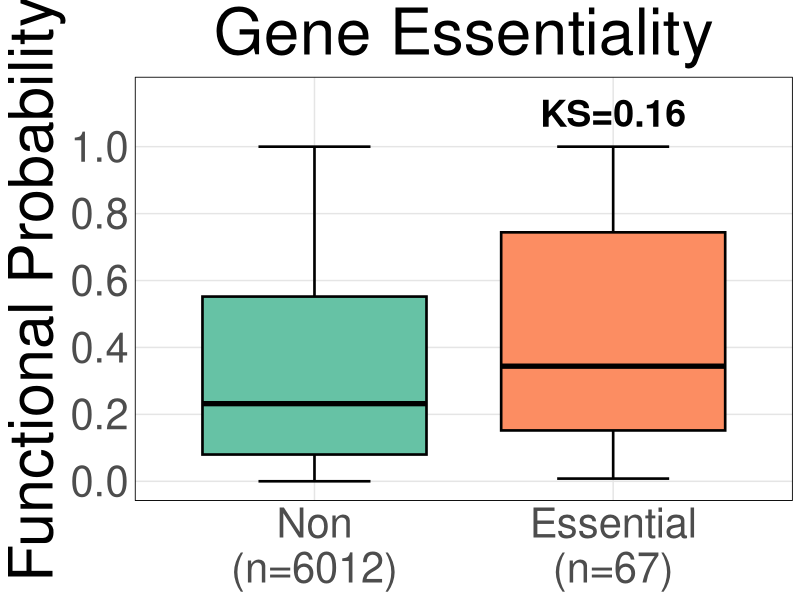

This chart was generated by the following R code:
# Script to analyze Montero et.al 2024 essentiality groups against our model predictions.
# Load libraries
library(dplyr)
library(stringr) # For str_detect
library(ggplot2)
library(ggsignif)

# Load csv file
essentials_exon1_data <- rbind(read.csv("../data/Montero/processed/annotated_table9_grna1_vs_exon1_prob.csv", header = TRUE),
                               read.csv("../data/Montero/processed/annotated_table9_grna2_vs_exon1_prob.csv", header = TRUE))
essentials_exon2_data <- rbind(read.csv("../data/Montero/processed/annotated_table9_grna1_vs_exon2_prob.csv", header = TRUE),
                               read.csv("../data/Montero/processed/annotated_table9_grna2_vs_exon2_prob.csv", header = TRUE))

ess_e1_d <- essentials_exon1_data %>% select(Q_name_suffix,GeneID,TranscriptID,Probability_Functional,Essential_Status)
ess_e2_d <- essentials_exon2_data %>% select(Q_name_suffix,GeneID,TranscriptID,Probability_Functional,Essential_Status)

# Join the two datasets by Q_name and GeneID
ess_d_join <- full_join(ess_e1_d, ess_e2_d, by = c("Q_name_suffix", "GeneID", "Essential_Status"))

# Get the max probability.
ess_d_join <- ess_d_join %>% mutate(max_prob = pmax(Probability_Functional.x, Probability_Functional.y, na.rm = TRUE))

# Define the desired order for the categorical variable
essentiality_labels <- c("Non", "Essential")

# Reorder the 'Essential_Status' column by converting it to a factor with specified levels
ess_d_join <- ess_d_join %>%
  mutate(Essential_Status = factor(Essential_Status, levels = c("NOT ESSENTIAL","ESSENTIAL"), labels = essentiality_labels))

# Keep only the max probability per GeneID
filtered_df <- ess_d_join %>%
  group_by(GeneID) %>%
  # For each GeneID, keep only the row with the maximum Probability_Functional.
  # `with_ties = FALSE` ensures that if there's a tie, only one row is returned.
  slice_max(order_by = max_prob, n = 1, with_ties = FALSE) %>%
  ungroup() # It's good practice to ungroup after the operation.


# --- Prepare Legend Labels with Record Counts ---

# Calculate the number of records for each Essential_Status category.
legend_data <- filtered_df %>%
  count(Essential_Status)

# Create a named vector for the new labels.
# The names of the vector are the original categories (e.g., "Essential")
# The values are the new labels with counts (e.g., "Essential (n=1)")
new_labels <- setNames(
  paste0(legend_data$Essential_Status, "\n(n=", legend_data$n, ")"),
  legend_data$Essential_Status
)



# Generate the Violin Plot
plot_modified <- ggplot(data = filtered_df,
                      aes(x = Essential_Status, y = max_prob, fill = Essential_Status)) +
  
  # Add the violin layer
  # trim = FALSE ensures the violin tails are drawn to the full range of the data
  #geom_violin(scale = "width", na.rm = TRUE, adjust = 1, trim = FALSE) +
  
  
  # Add a box plot inside the violins
  geom_boxplot(linewidth = 0.9, na.rm = TRUE, outlier.shape = NA, color = "black", staplewidth = 0.5) +
  
  # Use scale_fill_manual since we mapped the 'fill' aesthetic
  #scale_fill_manual(values = c("Essential" = "#1a53ff", "Non-essential" = "#beb9db"),
  #                  labels = new_labels) +
  scale_fill_brewer(palette = "Set2") +
  scale_x_discrete(labels = new_labels) +
  
  # Update the labels for the new plot layout
  labs(
    title = "Gene Essentiality",
    #x = "Essentiality Group",
    y = "Functional Probability",
    fill = "Essentiality Group" # Update legend title to match 'fill'
  ) +
  
  theme_minimal() +
  theme(
    text = element_text(size = 36),
    plot.title = element_text(size = 46, hjust = 0.5),
    axis.text.x = element_text(hjust = 0.5, size = 30),
    axis.text.y = element_text(size = 30),
    axis.title = element_text(size = 44),
    panel.grid.major = element_line(color = "gray90"),
    panel.grid.minor = element_blank(),
    axis.title.x = element_blank(),
    legend.position = "none",
    panel.border = element_rect(colour = "black", fill = NA, size = 0.3)
  )


# Define the pairwise comparisons to be performed
my_comparisons <- combn(essentiality_labels, 2, simplify = FALSE)

# Custom function to perform K-S test and format the D-statistic and p-value stars
ks_test_custom <- function(x, y) {
  test <- ks.test(x, y)
  
  # Convert p-value to significance stars
  # 'cut' is a clean way to assign stars based on p-value ranges
  stars <- cut(test$p.value, breaks = c(-Inf, 0.001, 0.01, 0.05, Inf),
               labels = c("***", "**", "*", "ns"))
  
  # Format the label as: D-value (stars)
  label <- paste0(format(test$statistic, digits = 2), " (", stars, ")")
  
  # Return a list with the custom label for ggsignif
  return(list(p.value = label))
}


# Compute KS stats

# --- Step 1: Pre-calculate statistics for labels ---

# Define your reference group and comparison groups
reference_group <- "Non"
comparison_groups <- c("Essential")

# Extract the data for the reference group
reference_data <- filtered_df %>%
  filter(Essential_Status == reference_group) %>%
  pull(max_prob)

# Calculate KS statistic for each comparison group
stats_list <- lapply(comparison_groups, function(group) {
  # Extract data for the current comparison group
  comparison_data <- filtered_df %>%
    filter(Essential_Status == group) %>%
    pull(max_prob)
  
  # Perform the KS test
  ks_result <- ks.test(reference_data, comparison_data)
  
  # Return a data frame with the necessary info for plotting
  data.frame(
    Essential_Status = group,
    label = paste0("KS=", round(ks_result$statistic, 2))
  )
})

# Combine the list of data frames into a single data frame
stats_labels <- do.call(rbind, stats_list)

# Define the y-position for the labels (adjust as needed)
stats_labels$y_position <- 1.1

# Add the statistical comparison layer using the custom function
plot_with_text_stats <- plot_modified +
  
  # Add the pre-calculated stats as text
  geom_text(
    data = stats_labels,
    aes(x = Essential_Status, y = y_position, label = label),
    inherit.aes = FALSE, 
    size = 9.5,
    color = "black",
    fontface = "bold"
  ) +
  
  # Adjust y-axis limits to ensure text is visible
  scale_y_continuous(breaks = seq(0, 1, 0.2)) +
  coord_cartesian(ylim = c(0, 1.15), clip = "off")
#plot_with_stats <- plot_violin +
#  geom_signif(
#    comparisons = my_comparisons,
#    test = "ks_test_custom",  # Use our new custom function
#    step_increase = 0.1,      # Spacing can be reduced for single-line labels
#    textsize = 6.5,
#    tip_length = 0.01,
#    y_position = 1.5      # Manually set the y-position for the first bracket
#  ) +
#  # Expand the y-axis slightly to make room for the highest comparison brackets
#  scale_y_continuous(expand = expansion(mult = c(0.05, 0.15)))


# To display the final plot
print(plot_with_text_stats)
#print(plot_with_stats)

